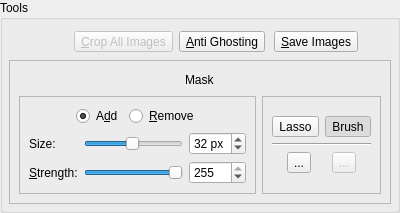
          <widget class="QGroupBox" name="toolsGroupBox">
           <property name="maximumSize">
            <size>
             <width>400</width>
             <height>16777215</height>
            </size>
           </property>
           <property name="title">
            <string>Tools</string>
           </property>
           <layout class="QVBoxLayout">
            <property name="spacing">
             <number>3</number>
            </property>
            <property name="margin">
             <number>6</number>
            </property>
            <item>
             <layout class="QHBoxLayout">
              <property name="spacing">
               <number>6</number>
              </property>
              <property name="margin">
               <number>0</number>
              </property>
              <item>
               <spacer>
                <property name="orientation">
                 <enum>Qt::Horizontal</enum>
                </property>
                <property name="sizeHint" stdset="0">
                 <size>
                  <width>103</width>
                  <height>31</height>
                 </size>
                </property>
               </spacer>
              </item>
              <item>
               <widget class="QToolButton" name="cropButton">
                <property name="enabled">
                 <bool>false</bool>
                </property>
                <property name="toolTip">
                 <string>Crop the stack of images after a selection with the left mouse button has been made</string>
                </property>
                <property name="whatsThis">
                 <string>Clicking this button you will be able to crop all the images to the size that you have previously selected with the left mouse button (press and hold the left mouse button and move the pointer to select a crop area, then press this button).</string>
                </property>
                <property name="text">
                 <string>&amp;Crop All Images</string>
                </property>
                <property name="icon">
                 <iconset resource="../../icons.qrc">
                  <normaloff>:/new/prefix1/images/crop.png</normaloff>:/new/prefix1/images/crop.png</iconset>
                </property>
                <property name="iconSize">
                 <size>
                  <width>32</width>
                  <height>32</height>
                 </size>
                </property>
                <property name="shortcut">
                 <string>Ctrl+X</string>
                </property>
               </widget>
              </item>
              <item>
               <spacer>
                <property name="orientation">
                 <enum>Qt::Horizontal</enum>
                </property>
                <property name="sizeHint" stdset="0">
                 <size>
                  <width>31</width>
                  <height>31</height>
                 </size>
                </property>
               </spacer>
              </item>
              <item>
               <widget class="QToolButton" name="antighostToolButton">
                <property name="text">
                 <string>&amp;Anti Ghosting</string>
                </property>
                <property name="icon">
                 <iconset resource="../../icons.qrc">
                  <normaloff>:/new/prefix1/images/ghost_32x32.png</normaloff>:/new/prefix1/images/ghost_32x32.png</iconset>
                </property>
                <property name="iconSize">
                 <size>
                  <width>32</width>
                  <height>32</height>
                 </size>
                </property>
                <property name="checkable">
                 <bool>true</bool>
                </property>
               </widget>
              </item>
              <item>
               <spacer>
                <property name="orientation">
                 <enum>Qt::Horizontal</enum>
                </property>
                <property name="sizeHint" stdset="0">
                 <size>
                  <width>41</width>
                  <height>31</height>
                 </size>
                </property>
               </spacer>
              </item>
              <item>
               <widget class="QToolButton" name="saveImagesButton">
                <property name="text">
                 <string>&amp;Save Images</string>
                </property>
                <property name="icon">
                 <iconset resource="../../icons.qrc">
                  <normaloff>:/new/prefix1/images/filesave.png</normaloff>:/new/prefix1/images/filesave.png</iconset>
                </property>
                <property name="iconSize">
                 <size>
                  <width>32</width>
                  <height>32</height>
                 </size>
                </property>
                <property name="shortcut">
                 <string>Ctrl+S</string>
                </property>
               </widget>
              </item>
              <item>
               <spacer>
                <property name="orientation">
                 <enum>Qt::Horizontal</enum>
                </property>
                <property name="sizeHint" stdset="0">
                 <size>
                  <width>71</width>
                  <height>31</height>
                 </size>
                </property>
               </spacer>
              </item>
             </layout>
            </item>
            <item>
             <widget class="QFrame" name="drawingModeFrame">
              <property name="frameShape">
               <enum>QFrame::StyledPanel</enum>
              </property>
              <property name="frameShadow">
               <enum>QFrame::Raised</enum>
              </property>
              <layout class="QGridLayout" name="gridLayout_5">
               <item row="0" column="0">
                <layout class="QVBoxLayout" name="verticalLayout_7">
                 <item>
                  <layout class="QHBoxLayout" name="horizontalLayout_5">
                   <item>
                    <spacer name="horizontalSpacer_2">
                     <property name="orientation">
                      <enum>Qt::Horizontal</enum>
                     </property>
                     <property name="sizeHint" stdset="0">
                      <size>
                       <width>40</width>
                       <height>20</height>
                      </size>
                     </property>
                    </spacer>
                   </item>
                   <item>
                    <widget class="QLabel" name="label">
                     <property name="text">
                      <string>Mask</string>
                     </property>
                    </widget>
                   </item>
                   <item>
                    <spacer name="horizontalSpacer_3">
                     <property name="orientation">
                      <enum>Qt::Horizontal</enum>
                     </property>
                     <property name="sizeHint" stdset="0">
                      <size>
                       <width>40</width>
                       <height>20</height>
                      </size>
                     </property>
                    </spacer>
                   </item>
                  </layout>
                 </item>
                 <item>
                  <layout class="QHBoxLayout" name="horizontalLayout_6">
                   <item>
                    <widget class="QFrame" name="toolOptionsFrame">
                     <property name="frameShape">
                      <enum>QFrame::StyledPanel</enum>
                     </property>
                     <property name="frameShadow">
                      <enum>QFrame::Raised</enum>
                     </property>
                     <layout class="QGridLayout" name="gridLayout_6">
                      <item row="0" column="0">
                       <layout class="QVBoxLayout" name="verticalLayout_6">
                        <item>
                         <layout class="QHBoxLayout">
                          <property name="spacing">
                           <number>6</number>
                          </property>
                          <property name="margin">
                           <number>0</number>
                          </property>
                          <item>
                           <spacer>
                            <property name="orientation">
                             <enum>Qt::Horizontal</enum>
                            </property>
                            <property name="sizeHint" stdset="0">
                             <size>
                              <width>40</width>
                              <height>20</height>
                             </size>
                            </property>
                           </spacer>
                          </item>
                          <item>
                           <widget class="QRadioButton" name="addMaskRadioButton">
                            <property name="text">
                             <string>A&amp;dd</string>
                            </property>
                            <property name="checked">
                             <bool>true</bool>
                            </property>
                           </widget>
                          </item>
                          <item>
                           <widget class="QRadioButton" name="removeMaskRadioButton">
                            <property name="text">
                             <string>&amp;Remove</string>
                            </property>
                           </widget>
                          </item>
                          <item>
                           <spacer>
                            <property name="orientation">
                             <enum>Qt::Horizontal</enum>
                            </property>
                            <property name="sizeHint" stdset="0">
                             <size>
                              <width>40</width>
                              <height>20</height>
                             </size>
                            </property>
                           </spacer>
                          </item>
                         </layout>
                        </item>
                        <item>
                         <layout class="QGridLayout">
                          <property name="margin">
                           <number>0</number>
                          </property>
                          <property name="spacing">
                           <number>6</number>
                          </property>
                          <item row="0" column="1">
                           <widget class="QSlider" name="agBrushSizeQSlider">
                            <property name="minimum">
                             <number>1</number>
                            </property>
                            <property name="maximum">
                             <number>64</number>
                            </property>
                            <property name="value">
                             <number>32</number>
                            </property>
                            <property name="orientation">
                             <enum>Qt::Horizontal</enum>
                            </property>
                           </widget>
                          </item>
                          <item row="1" column="2">
                           <widget class="QSpinBox" name="agBrushStrengthQSpinbox">
                            <property name="minimum">
                             <number>1</number>
                            </property>
                            <property name="maximum">
                             <number>255</number>
                            </property>
                            <property name="value">
                             <number>255</number>
                            </property>
                           </widget>
                          </item>
                          <item row="0" column="0">
                           <widget class="QLabel" name="labelBrushSize">
                            <property name="text">
                             <string>Size:</string>
                            </property>
                           </widget>
                          </item>
                          <item row="1" column="1">
                           <widget class="QSlider" name="agBrushStrengthQSlider">
                            <property name="minimum">
                             <number>1</number>
                            </property>
                            <property name="maximum">
                             <number>255</number>
                            </property>
                            <property name="value">
                             <number>255</number>
                            </property>
                            <property name="orientation">
                             <enum>Qt::Horizontal</enum>
                            </property>
                           </widget>
                          </item>
                          <item row="0" column="2">
                           <widget class="QSpinBox" name="agBrushSizeQSpinbox">
                            <property name="suffix">
                             <string> px</string>
                            </property>
                            <property name="minimum">
                             <number>1</number>
                            </property>
                            <property name="maximum">
                             <number>64</number>
                            </property>
                            <property name="value">
                             <number>32</number>
                            </property>
                           </widget>
                          </item>
                          <item row="1" column="0">
                           <widget class="QLabel" name="labelBrushStrength">
                            <property name="text">
                             <string>&amp;Strength:</string>
                            </property>
                            <property name="buddy">
                             <cstring>agBrushStrengthQSlider</cstring>
                            </property>
                           </widget>
                          </item>
                         </layout>
                        </item>
                       </layout>
                      </item>
                     </layout>
                    </widget>
                   </item>
                   <item>
                    <widget class="QFrame" name="frame">
                     <property name="frameShape">
                      <enum>QFrame::StyledPanel</enum>
                     </property>
                     <property name="frameShadow">
                      <enum>QFrame::Raised</enum>
                     </property>
                     <layout class="QGridLayout" name="gridLayout_3">
                      <item row="0" column="0">
                       <layout class="QVBoxLayout" name="verticalLayout_5">
                        <item>
                         <layout class="QHBoxLayout" name="horizontalLayout_4">
                          <item>
                           <widget class="QToolButton" name="toolButtonPath">
                            <property name="toolTip">
                             <string>Lasso - Draw a free hand selection area</string>
                            </property>
                            <property name="text">
                             <string>Lasso</string>
                            </property>
                            <property name="icon">
                             <iconset resource="../../icons.qrc">
                              <normaloff>:/new/prefix1/images/gimp-lasso.png</normaloff>:/new/prefix1/images/gimp-lasso.png</iconset>
                            </property>
                            <property name="iconSize">
                             <size>
                              <width>22</width>
                              <height>22</height>
                             </size>
                            </property>
                            <property name="checkable">
                             <bool>true</bool>
                            </property>
                            <property name="autoExclusive">
                             <bool>true</bool>
                            </property>
                           </widget>
                          </item>
                          <item>
                           <widget class="QToolButton" name="toolButtonPaint">
                            <property name="toolTip">
                             <string>Brush - Paint the mask using the brush</string>
                            </property>
                            <property name="text">
                             <string>Brush</string>
                            </property>
                            <property name="icon">
                             <iconset resource="../../icons.qrc">
                              <normaloff>:/new/prefix1/images/brush_icon.png</normaloff>:/new/prefix1/images/brush_icon.png</iconset>
                            </property>
                            <property name="iconSize">
                             <size>
                              <width>22</width>
                              <height>22</height>
                             </size>
                            </property>
                            <property name="checkable">
                             <bool>true</bool>
                            </property>
                            <property name="checked">
                             <bool>true</bool>
                            </property>
                            <property name="autoExclusive">
                             <bool>true</bool>
                            </property>
                           </widget>
                          </item>
                         </layout>
                        </item>
                        <item>
                         <widget class="Line" name="line_2">
                          <property name="orientation">
                           <enum>Qt::Horizontal</enum>
                          </property>
                         </widget>
                        </item>
                        <item>
                         <layout class="QHBoxLayout" name="horizontalLayout">
                          <item>
                           <widget class="QToolButton" name="toolButtonSaveMask">
                            <property name="toolTip">
                             <string>Save mask</string>
                            </property>
                            <property name="text">
                             <string>...</string>
                            </property>
                            <property name="icon">
                             <iconset resource="../../icons.qrc">
                              <normaloff>:/new/prefix1/images/filesave.png</normaloff>:/new/prefix1/images/filesave.png</iconset>
                            </property>
                            <property name="iconSize">
                             <size>
                              <width>22</width>
                              <height>22</height>
                             </size>
                            </property>
                           </widget>
                          </item>
                          <item>
                           <widget class="QToolButton" name="toolButtonApplyMask">
                            <property name="enabled">
                             <bool>false</bool>
                            </property>
                            <property name="toolTip">
                             <string>Apply saved mask</string>
                            </property>
                            <property name="text">
                             <string>...</string>
                            </property>
                            <property name="icon">
                             <iconset resource="../../icons.qrc">
                              <normaloff>:/new/prefix1/images/apply.png</normaloff>:/new/prefix1/images/apply.png</iconset>
                            </property>
                            <property name="iconSize">
                             <size>
                              <width>22</width>
                              <height>22</height>
                             </size>
                            </property>
                           </widget>
                          </item>
                         </layout>
                        </item>
                       </layout>
                      </item>
                     </layout>
                    </widget>
                   </item>
                  </layout>
                 </item>
                </layout>
               </item>
              </layout>
             </widget>
            </item>
           </layout>
          </widget>
